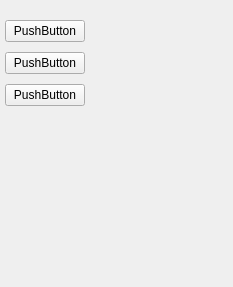
                     <widget class="QWidget" name="synchronizeDialogDownloadAuthorsQWidget">
                      <property name="geometry">
                       <rect>
                        <x>0</x>
                        <y>0</y>
                        <width>233</width>
                        <height>287</height>
                       </rect>
                      </property>
                      <property name="layoutDirection">
                       <enum>Qt::LeftToRight</enum>
                      </property>
                      <layout class="QVBoxLayout" name="synchronizeDialogDownloadAuthorsQVBoxLayout">
                       <property name="spacing">
                        <number>10</number>
                       </property>
                       <property name="leftMargin">
                        <number>5</number>
                       </property>
                       <property name="topMargin">
                        <number>20</number>
                       </property>
                       <property name="rightMargin">
                        <number>20</number>
                       </property>
                       <property name="bottomMargin">
                        <number>20</number>
                       </property>
                       <item>
                        <widget class="QPushButton" name="pushButton_27">
                         <property name="sizePolicy">
                          <sizepolicy hsizetype="Fixed" vsizetype="Fixed">
                           <horstretch>0</horstretch>
                           <verstretch>0</verstretch>
                          </sizepolicy>
                         </property>
                         <property name="minimumSize">
                          <size>
                           <width>0</width>
                           <height>0</height>
                          </size>
                         </property>
                         <property name="maximumSize">
                          <size>
                           <width>16777215</width>
                           <height>16777215</height>
                          </size>
                         </property>
                         <property name="layoutDirection">
                          <enum>Qt::LeftToRight</enum>
                         </property>
                         <property name="text">
                          <string notr="true">PushButton</string>
                         </property>
                         <property name="checkable">
                          <bool>true</bool>
                         </property>
                        </widget>
                       </item>
                       <item alignment="Qt::AlignLeft">
                        <widget class="QPushButton" name="pushButton_28">
                         <property name="sizePolicy">
                          <sizepolicy hsizetype="Fixed" vsizetype="Fixed">
                           <horstretch>0</horstretch>
                           <verstretch>0</verstretch>
                          </sizepolicy>
                         </property>
                         <property name="layoutDirection">
                          <enum>Qt::LeftToRight</enum>
                         </property>
                         <property name="text">
                          <string notr="true">PushButton</string>
                         </property>
                         <property name="checkable">
                          <bool>true</bool>
                         </property>
                         <property name="checked">
                          <bool>false</bool>
                         </property>
                        </widget>
                       </item>
                       <item>
                        <widget class="QPushButton" name="pushButton_30">
                         <property name="sizePolicy">
                          <sizepolicy hsizetype="Fixed" vsizetype="Fixed">
                           <horstretch>0</horstretch>
                           <verstretch>0</verstretch>
                          </sizepolicy>
                         </property>
                         <property name="layoutDirection">
                          <enum>Qt::LeftToRight</enum>
                         </property>
                         <property name="text">
                          <string notr="true">PushButton</string>
                         </property>
                         <property name="checkable">
                          <bool>true</bool>
                         </property>
                         <property name="checked">
                          <bool>false</bool>
                         </property>
                        </widget>
                       </item>
                       <item>
                        <spacer name="verticalSpacer_9">
                         <property name="orientation">
                          <enum>Qt::Vertical</enum>
                         </property>
                         <property name="sizeHint" stdset="0">
                          <size>
                           <width>0</width>
                           <height>0</height>
                          </size>
                         </property>
                        </spacer>
                       </item>
                      </layout>
                     </widget>
